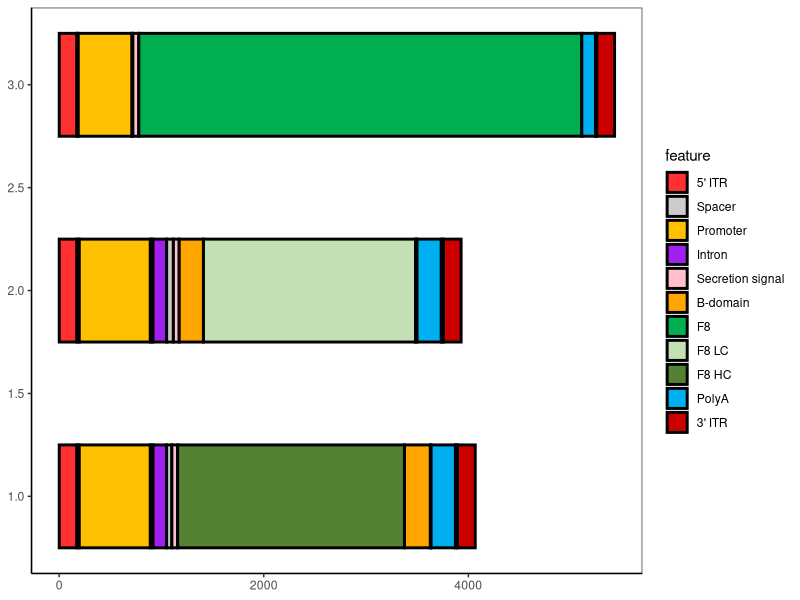

Reproduce this figure in R.
library(tidyverse)
options(stringsAsFactors = FALSE)

d <- read.table('plasmidsFigureFeatures.csv', sep = ',', header = TRUE, quote = '', comment.char = '#')
d$vector <- factor(d$vector)
d$y = as.integer(d$vector)

features <- c("5' ITR", "Spacer", "Promoter", "Intron", "Secretion signal", "B-domain", "F8", "F8 LC", "F8 HC", "PolyA", "3' ITR")
colors   <- c('firebrick1', 'gray80', '#ffc000', 'purple', 'pink', 'orange', '#00af50', '#c5dfb4', '#538235', '#00afef', 'red3') 

d$feature <- factor(d$feature, levels = features)

p <- ggplot(d) + 
     theme_bw() +
     scale_fill_manual(values = colors) +
     geom_rect(mapping=aes(xmin=start, xmax=end, ymin=y-0.25, ymax=y+0.25, fill=feature), color = 'black', size = 1) +
     theme(panel.grid.major = element_blank(), panel.grid.minor = element_blank(),
           panel.background = element_blank(), axis.line = element_line(colour = "black"))

ggsave(p, file = 'plasmidGraphics.pdf', units = 'in', width = 20)